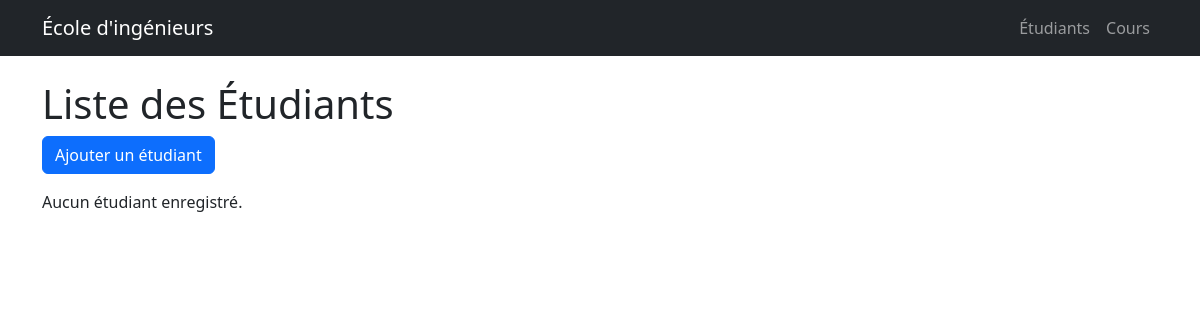
Page /etudiants/ on the earlier database version.
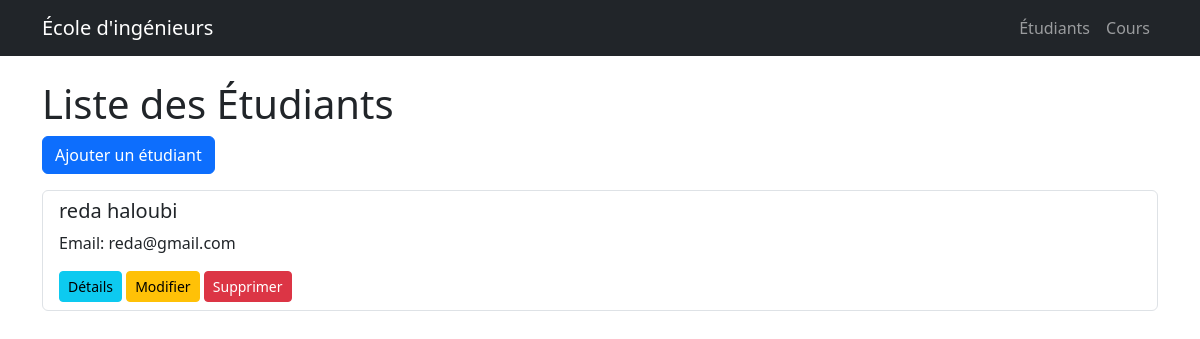
Same page on the later database version.
### etudiants/models.py (models this page shows, shortened)
class Etudiant(models.Model):
    nom = models.CharField(max_length=100)
    prenom = models.CharField(max_length=100)
    date_naissance = models.DateField()
    email = models.EmailField(unique=True)

### etudiants/views.py (the view)
# urls.py: path('', views.EtudiantListView.as_view(), name='etudiant-list'),
class EtudiantListView(ListView):
    model = Etudiant
    template_name = 'etudiants/etudiant_list.html'
    context_object_name = 'etudiants'

### templates/etudiants/etudiant_list.html (shortened to what this page needs)
{% extends 'base.html' %}
{% block content %}
<h1>Liste des Étudiants</h1>
<a href="{% url 'etudiant-create' %}" class="btn btn-primary mb-3">Ajouter un étudiant</a>
<div class="list-group">
    {% for etudiant in etudiants %}
    <div class="list-group-item">
        <h5>{{ etudiant.prenom }} {{ etudiant.nom }}</h5>
        <p>Email: {{ etudiant.email }}</p>
        <div>
            <a href="{% url 'etudiant-detail' etudiant.pk %}" class="btn btn-info btn-sm">Détails</a>
            <a href="{% url 'etudiant-update' etudiant.pk %}" class="btn btn-warning btn-sm">Modifier</a>
            <a href="{% url 'etudiant-delete' etudiant.pk %}" class="btn btn-danger btn-sm">Supprimer</a>
        </div>
    </div>
    {% empty %}
    <p>Aucun étudiant enregistré.</p>
    {% endfor %}
</div>
{% endblock %}

### templates/base.html (shortened to what this page needs)
<!DOCTYPE html>
<html lang="en">
<head>
    <link href="https://cdn.jsdelivr.net/npm/bootstrap@5.3.0/dist/css/bootstrap.min.css" rel="stylesheet">
</head>
<body>
    <nav class="navbar navbar-expand-lg navbar-dark bg-dark">
        <div class="container">
            <a class="navbar-brand" href="/">École d'ingénieurs</a>
            <div class="navbar-nav">
                <a class="nav-link" href="{% url 'etudiant-list' %}">Étudiants</a>
                <a class="nav-link" href="{% url 'cours-list' %}">Cours</a>
            </div>
        </div>
    </nav>
    <div class="container mt-4">
        {% block content %}
        {% endblock %}
    </div>
</body>
</html>

Differences in the rows shown:
added Etudiant: prenom "reda", nom "haloubi", email "reda@gmail.com"
Other differences:
text no longer shown: "Aucun étudiant enregistré."
